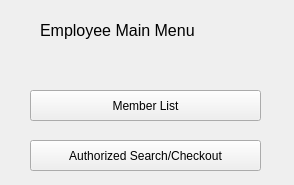
<?xml version="1.0" encoding="UTF-8"?>
<ui version="4.0">
 <class>EmployeeMainMenu</class>
 <widget class="QWidget" name="EmployeeMainMenu">
  <property name="geometry">
   <rect>
    <x>0</x>
    <y>0</y>
    <width>294</width>
    <height>185</height>
   </rect>
  </property>
  <property name="windowTitle">
   <string>Main Menu</string>
  </property>
  <widget class="QPushButton" name="cmdMembers">
   <property name="geometry">
    <rect>
     <x>30</x>
     <y>90</y>
     <width>231</width>
     <height>31</height>
    </rect>
   </property>
   <property name="text">
    <string>Member List</string>
   </property>
  </widget>
  <widget class="QPushButton" name="cmdAuthSearch">
   <property name="geometry">
    <rect>
     <x>30</x>
     <y>140</y>
     <width>231</width>
     <height>31</height>
    </rect>
   </property>
   <property name="text">
    <string>Authorized Search/Checkout</string>
   </property>
  </widget>
  <widget class="QLabel" name="label">
   <property name="geometry">
    <rect>
     <x>40</x>
     <y>10</y>
     <width>161</width>
     <height>41</height>
    </rect>
   </property>
   <property name="font">
    <font>
     <pointsize>12</pointsize>
    </font>
   </property>
   <property name="text">
    <string>Employee Main Menu</string>
   </property>
  </widget>
 </widget>
 <resources/>
 <connections/>
</ui>
